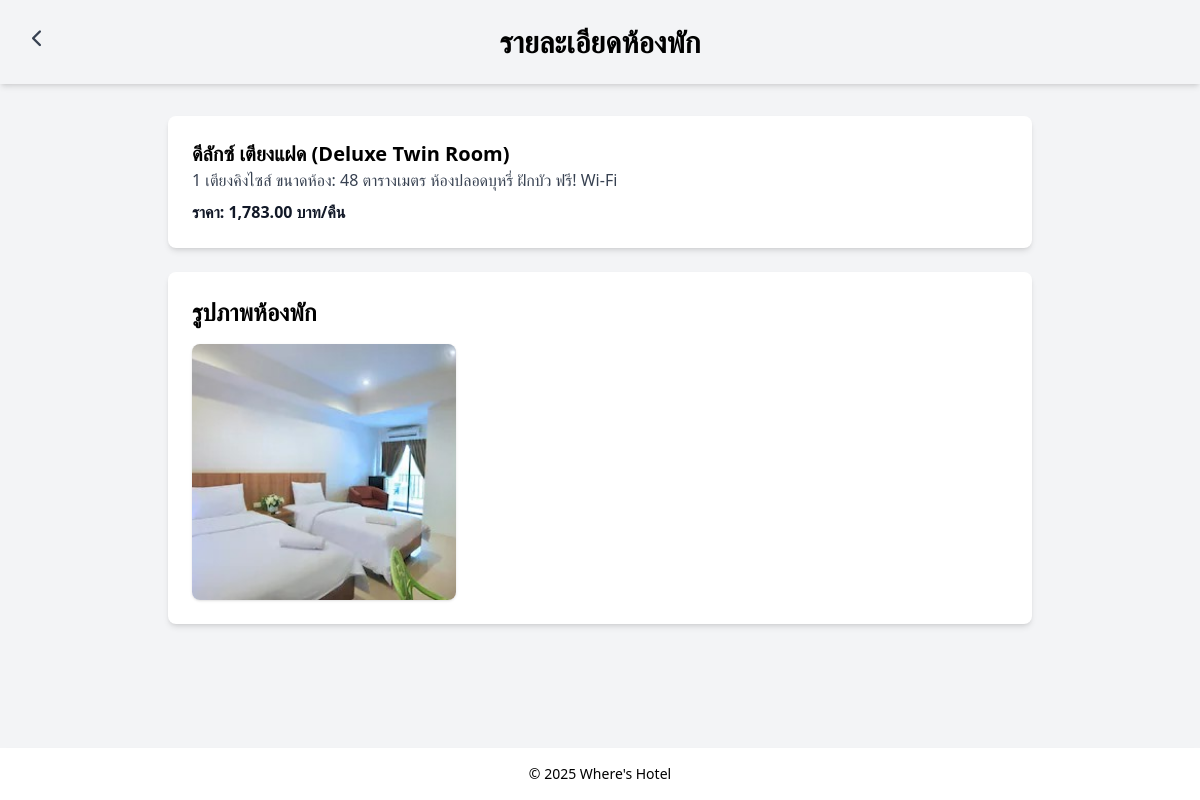
Screenshot of /src/room_detail.php?id=1 with the database file from the repository.
### tables this page shows
CREATE TABLE `hotel_rooms` (
  `hotel_room_id` int NOT NULL,
  `hotel_id` int NOT NULL,
  `room_name` text,
  `room_type_id` int NOT NULL,
  `room_price` decimal(10,2) NOT NULL,
  `room_description` text
);

CREATE TABLE `room_images` (
  `image_id` int NOT NULL,
  `hotel_room_id` int NOT NULL,
  `image_path` varchar(255) DEFAULT NULL,
  `is_primary` tinyint(1) DEFAULT '0'
);

### src/functions.php (called while the page is built, shortened)
<?php
function getRoomImagesByRoomId($roomId) {
    global $pdo;
    $stmt = $pdo->prepare("SELECT image_path FROM room_images WHERE hotel_room_id = :room_id");
    $stmt->execute(['room_id' => $roomId]);
    return $stmt->fetchAll(PDO::FETCH_ASSOC);
}
function getRoomDetailsById($room_id) {
    global $pdo;
    $stmt = $pdo->prepare("
        SELECT
            r.hotel_room_id,
            r.room_name,
            r.room_description,
            r.room_price,
            h.hotel_id,
            h.hotel_name,
            GROUP_CONCAT(ri.image_path SEPARATOR ',') AS image_paths
        FROM hotel_rooms r
        JOIN hotels h ON r.hotel_id = h.hotel_id
        LEFT JOIN room_images ri ON r.hotel_room_id = ri.hotel_room_id
        WHERE r.hotel_room_id = :room_id
        GROUP BY r.hotel_room_id
    ");
    $stmt->execute([':room_id' => $room_id]);
    $room = $stmt->fetch(PDO::FETCH_ASSOC);
    if ($room) {
        $room['image_paths'] = $room['image_paths'] ? explode(',', $room['image_paths']) : [];
    }
    return $room;
}
?>

### src/room_detail.php (the view, shortened to what this page needs)
<?php
include 'functions.php';
$room_id = $_GET['id'] ?? null;
$roomDetails = getRoomDetailsById($room_id);
$roomImages = getRoomImagesByRoomId($room_id);
?>
<!DOCTYPE html>
<html lang="th">
<head>
    <link rel="stylesheet" type="text/css" href="style.css">
    <link rel="stylesheet" href="https://cdn.jsdelivr.net/npm/swiper@9/swiper-bundle.min.css">
    <link rel="stylesheet" href="https://cdnjs.cloudflare.com/ajax/libs/font-awesome/6.6.0/css/all.min.css" />
</head>
<body class="bg-gray-100 flex flex-col min-h-screen">
<header class="w-full bg-gray-100 py-6 shadow-md">
    <h1 class="text-black text-3xl font-bold text-center">รายละเอียดห้องพัก</h1>
</header>
<main class="w-full max-w-4xl mx-auto mt-8 px-4 flex-grow">
    <div class="absolute top-6 left-4">
        <a href="javascript:history.back()" class="text-gray-700 font-bold text-lg px-4 py-2 rounded-lg hover:text-blue-600">
        <i class="fa-solid fa-chevron-left"></i>
        </a>
    </div>
    <div class="bg-white shadow-md rounded-lg p-6">
        <h2 class="text-xl font-semibold"><?= htmlspecialchars($roomDetails['room_name']) ?></h2>
        <p class="text-gray-700"><?= nl2br(htmlspecialchars($roomDetails['room_description'])) ?></p>
        <p class="text-gray-900 font-bold mt-2">ราคา: <?= number_format($roomDetails['room_price'], 2) ?> บาท/คืน</p>
    </div>
    <div class="bg-white shadow-md rounded-lg mt-6 p-6">
        <h3 class="text-2xl font-bold mb-4">รูปภาพห้องพัก</h3>
        <?php if (!empty($roomImages)): ?>
            <div class="grid grid-cols-3 gap-3">
                <?php foreach ($roomImages as $image): ?>
                    <div class="image-container">
                        <img src="<?= htmlspecialchars($image['image_path']) ?>" alt="Room Image" class="w-full h-64 object-cover rounded-lg shadow">
                    </div>
                <?php endforeach; ?>
            </div>
        <?php else: ?>
            <p class="text-gray-700">ไม่มีรูปภาพสำหรับห้องพักนี้</p>
        <?php endif; ?>
    </div>
</main>
<footer class="w-full bg-white py-4 mt-8 shadow-md">
    <p class="text-black text-center text-sm">
        &copy; 2025 <a href="index.php" class="text-black hover:font-semibold">Where's Hotel</a>
    </p>
</footer>
</body>
</html>

### src/style.css (style rules this page uses)
html, :host { line-height: 1.5; -webkit-text-size-adjust: 100%; -moz-tab-size: 4; -o-tab-size: 4; tab-size: 4; font-family: ui-sans-serif, system-ui, sans-serif, "Apple Color Emoji", "Segoe UI Emoji", "Segoe UI Symbol", "Noto Color Emoji"; font-feature-settings: normal; font-variation-settings: normal; -webkit-tap-highlight-color: transparent; }
body { margin: 0; line-height: inherit; }
h1, h2, h3, h4, h5, h6 { font-size: inherit; font-weight: inherit; }
a { color: inherit; text-decoration: inherit; }
blockquote, dl, dd, h1, h2, h3, h4, h5, h6, hr, figure, p, pre { margin: 0; }
img, svg, video, canvas, audio, iframe, embed, object { display: block; vertical-align: middle; }
img, video { max-width: 100%; height: auto; }
.absolute { position: absolute; }
.left-4 { left: 1rem; }
.top-6 { top: 1.5rem; }
.mx-auto { margin-left: auto; margin-right: auto; }
.mb-4 { margin-bottom: 1rem; }
.mt-2 { margin-top: 0.5rem; }
.mt-6 { margin-top: 1.5rem; }
.mt-8 { margin-top: 2rem; }
.flex { display: flex; }
.grid { display: grid; }
.h-64 { height: 16rem; }
.min-h-screen { min-height: 100vh; }
.w-full { width: 100%; }
.max-w-4xl { max-width: 56rem; }
.flex-grow { flex-grow: 1; }
.grid-cols-3 { grid-template-columns: repeat(3, minmax(0, 1fr)); }
.flex-col { flex-direction: column; }
.gap-3 { gap: 0.75rem; }
.rounded-lg { border-radius: 0.5rem; }
.bg-gray-100 { --tw-bg-opacity: 1; background-color: rgb(243 244 246 / var(--tw-bg-opacity, 1)); }
.bg-white { --tw-bg-opacity: 1; background-color: rgb(255 255 255 / var(--tw-bg-opacity, 1)); }
.object-cover { -o-object-fit: cover; object-fit: cover; }
.p-6 { padding: 1.5rem; }
.px-4 { padding-left: 1rem; padding-right: 1rem; }
.py-2 { padding-top: 0.5rem; padding-bottom: 0.5rem; }
.py-4 { padding-top: 1rem; padding-bottom: 1rem; }
.py-6 { padding-top: 1.5rem; padding-bottom: 1.5rem; }
.text-center { text-align: center; }
.text-2xl { font-size: 1.5rem; line-height: 2rem; }
.text-3xl { font-size: 1.875rem; line-height: 2.25rem; }
.text-lg { font-size: 1.125rem; line-height: 1.75rem; }
.text-sm { font-size: 0.875rem; line-height: 1.25rem; }
.text-xl { font-size: 1.25rem; line-height: 1.75rem; }
.font-bold { font-weight: 700; }
.font-semibold { font-weight: 600; }
.text-black { --tw-text-opacity: 1; color: rgb(0 0 0 / var(--tw-text-opacity, 1)); }
.text-gray-700 { --tw-text-opacity: 1; color: rgb(55 65 81 / var(--tw-text-opacity, 1)); }
.text-gray-900 { --tw-text-opacity: 1; color: rgb(17 24 39 / var(--tw-text-opacity, 1)); }
.shadow { --tw-shadow: 0 1px 3px 0 rgb(0 0 0 / 0.1), 0 1px 2px -1px rgb(0 0 0 / 0.1); --tw-shadow-colored: 0 1px 3px 0 var(--tw-shadow-color), 0 1px 2px -1px var(--tw-shadow-color); box-shadow: var(--tw-ring-offset-shadow, 0 0 #0000), var(--tw-ring-shadow, 0 0 #0000), var(--tw-shadow); }
.shadow-md { --tw-shadow: 0 4px 6px -1px rgb(0 0 0 / 0.1), 0 2px 4px -2px rgb(0 0 0 / 0.1); --tw-shadow-colored: 0 4px 6px -1px var(--tw-shadow-color), 0 2px 4px -2px var(--tw-shadow-color); box-shadow: var(--tw-ring-offset-shadow, 0 0 #0000), var(--tw-ring-shadow, 0 0 #0000), var(--tw-shadow); }

### src/room_detail.php (style rules this page uses)
.image-container img { transition: transform 0.3s ease-in-out; }

### rows the page displays
hotel_rooms: room_name "ดีลักซ์ เตียงแฝด (Deluxe Twin Room)", room_description "1 เตียงคิงไซส์ ขนาดห้อง: 48 ตารางเมตร ห้องปลอดบุหรี่ ฝักบัว ฟรี! Wi-Fi", room_price "1,783.00"
room_images: image_path (picture)
